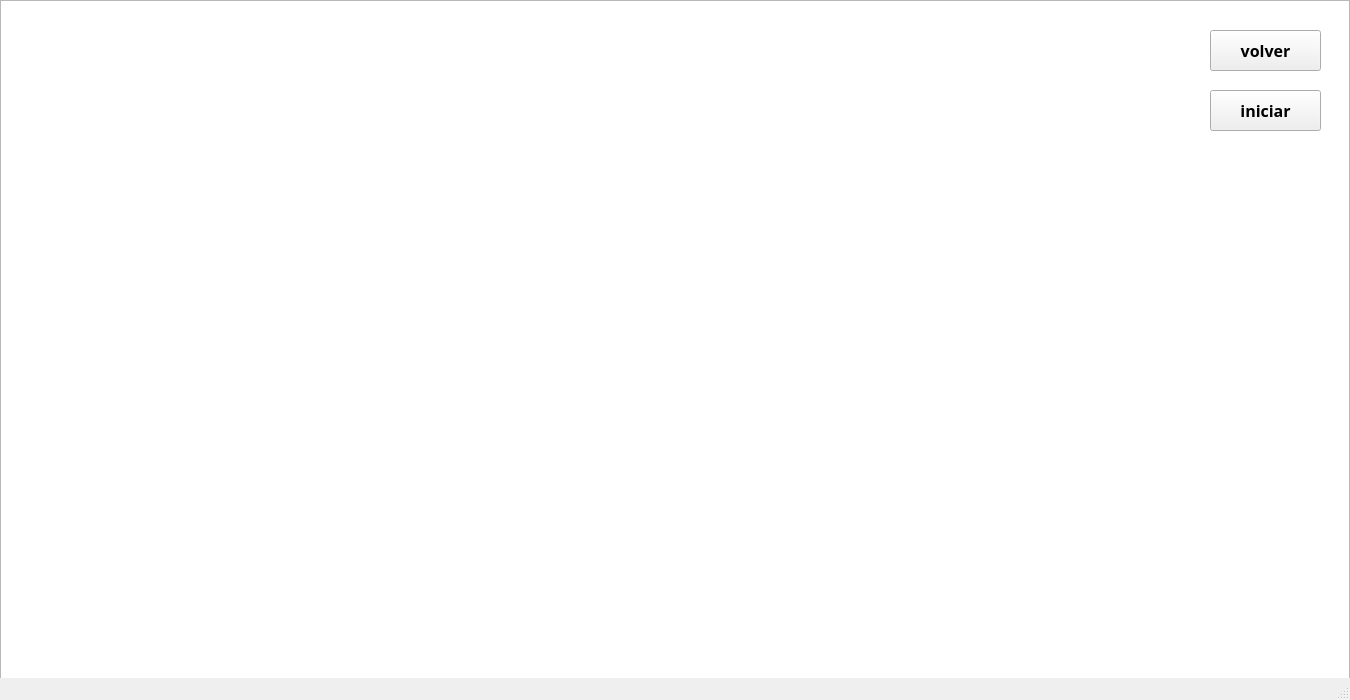
<?xml version="1.0" encoding="UTF-8"?>
<ui version="4.0">
 <class>simulacion</class>
 <widget class="QMainWindow" name="simulacion">
  <property name="geometry">
   <rect>
    <x>0</x>
    <y>0</y>
    <width>1350</width>
    <height>700</height>
   </rect>
  </property>
  <property name="minimumSize">
   <size>
    <width>1350</width>
    <height>700</height>
   </size>
  </property>
  <property name="maximumSize">
   <size>
    <width>1350</width>
    <height>700</height>
   </size>
  </property>
  <property name="windowTitle">
   <string>MainWindow</string>
  </property>
  <widget class="QWidget" name="centralwidget">
   <widget class="QGraphicsView" name="graphicsView">
    <property name="geometry">
     <rect>
      <x>0</x>
      <y>0</y>
      <width>1350</width>
      <height>700</height>
     </rect>
    </property>
    <property name="minimumSize">
     <size>
      <width>1350</width>
      <height>700</height>
     </size>
    </property>
    <property name="maximumSize">
     <size>
      <width>1350</width>
      <height>700</height>
     </size>
    </property>
   </widget>
   <widget class="QPushButton" name="pushButton">
    <property name="geometry">
     <rect>
      <x>1210</x>
      <y>30</y>
      <width>111</width>
      <height>41</height>
     </rect>
    </property>
    <property name="font">
     <font>
      <family>Rockwell</family>
      <pointsize>12</pointsize>
      <weight>75</weight>
      <bold>true</bold>
     </font>
    </property>
    <property name="text">
     <string>volver</string>
    </property>
   </widget>
   <widget class="QPushButton" name="pushButton_2">
    <property name="geometry">
     <rect>
      <x>1210</x>
      <y>90</y>
      <width>111</width>
      <height>41</height>
     </rect>
    </property>
    <property name="font">
     <font>
      <family>Rockwell</family>
      <pointsize>12</pointsize>
      <weight>75</weight>
      <bold>true</bold>
     </font>
    </property>
    <property name="text">
     <string>iniciar</string>
    </property>
   </widget>
  </widget>
  <widget class="QMenuBar" name="menubar">
   <property name="geometry">
    <rect>
     <x>0</x>
     <y>0</y>
     <width>1350</width>
     <height>20</height>
    </rect>
   </property>
  </widget>
  <widget class="QStatusBar" name="statusbar"/>
 </widget>
 <resources/>
 <connections/>
</ui>
